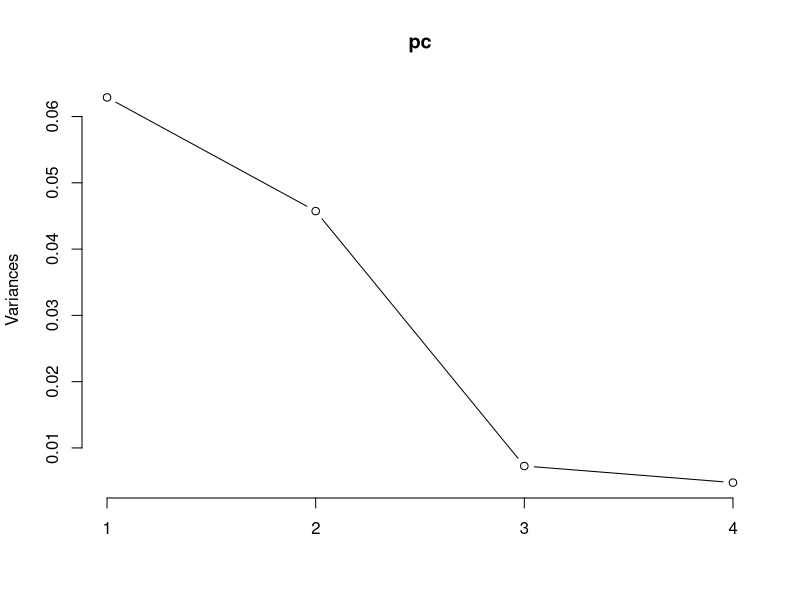

Generate this figure with R:
## ---- chunk 1
setwd("~/Desktop/Skypilot 2017/Skypilot Selection")
library(ggplot2)
library(plyr)
library(nlme)
library(car)
library(emmeans)
library(magrittr)
library(multcompView)

fruit <- read.csv("Skypilot 2017 (MASTER) Tab3 08-12-19.csv", header=T) # all data included (final)
fruit$OtherSeedcount[is.na(fruit$OtherSeedcount)] <- 0
fruit$Total.SeedsPerPlant <- fruit$No.TrmtSeeds+fruit$OtherSeedcount

cols <- c("Site", "Habitat", "Treatment", "Plant.Number", "Morph", "No.Pollinated.Total", "Total.RepUnits", "Prct.Pollinated",
          "Avg.SepL",	"Avg.TubeL",	"Avg.LobeL",	"Avg.LobW",	"Avg.CorollaFlare", "No.SeedsPerFruit", "Fruit.Maturity.Rank", 
          "Total.SeedsPerFruit", "Total.SeedsPerPlant")
fruit.sm <- subset(fruit, select=cols) # remove raw data columns

fruit.sm <- subset(fruit.sm, Avg.CorollaFlare>0) # remove those without flower measurements
fruit.sm$Prct.Pollinated <- as.numeric(as.character(fruit.sm$Prct.Pollinated)) # change Prct.Pollinated to numeric (it was a factor)
fruit.sm <- subset(fruit.sm, !(Treatment=="Supplementation" & Prct.Pollinated < 0.75)) # remove those supplement flowers with <75% fruits pollinated
fruit.sm <- subset(fruit.sm, Fruit.Maturity.Rank < 2.5) # remove fruit maturity 2.5 (includes all exlusion as well) 
fruit.sm$CorollaL <- fruit.sm$Avg.TubeL + fruit.sm$Avg.LobeL
max(fruit.sm$Total.SeedsPerPlant)
fruit.sm$RelativeFitness <- fruit.sm$Total.SeedsPerPlant/138


fruit.sw <- subset(fruit.sm, Morph=="Sweet") # subst to sweet morph only
fruit.sw.np <- subset(fruit.sw, Site %in% c("Niwot Ridge", "Penn Mountain"))
fruit.sw.nat <- subset(fruit.sw, Treatment=="Natural")
fruit.sw.sup <- subset(fruit.sw, Treatment=="Supplementation")
fruit.nat <- subset(fruit.sm, Treatment=="Natural") # subset to natural treatment only
fruit.sup <- subset(fruit.sm, Treatment=="Supplementation") # subset to supplement treatment only
fruit.np <- subset(fruit.sm, Site %in% c("Niwot Ridge", "Penn Mountain"))

flwr <- subset(fruit, Avg.CorollaFlare>0) # remove those without flower measurements
flwr.nat <- subset(flwr, Treatment=="Natural") # subset to natural treatment only
## ---- chunk 2
fit<-lme(sqrt(Total.SeedsPerPlant)~Avg.CorollaFlare*Morph, random=~1|Site/Habitat, data=fruit.nat, method="ML", na.action=na.omit)  
anova.lme(fit, type="marginal")
summary(fit)

fit<-lme(sqrt(Total.SeedsPerPlant)~Avg.TubeL*Morph, random=~1|Site/Habitat, data=fruit.nat, method="ML", na.action=na.omit)  
anova.lme(fit)
summary(fit)
## ---- chunk 3
measures <- c("Avg.CorollaFlare", "Avg.TubeL", "Avg.LobeL", "Avg.LobW")
flwr.size<-as.matrix(subset(fruit.nat, select=measures))
pc<-prcomp(flwr.size,center=TRUE)
print(pc)
plot(pc, type="l")
summary(pc)
pc.extracted <- as.data.frame(predict(pc, newdata=fruit.nat))
##### Almost all loadings for PC2 are negative, but Avg. TubeL has a very high positive
fruit.nat$PC1.all <- pc.extracted$PC1 
fruit.nat$PC2.all <- pc.extracted$PC2

## ---- chunk 4
fit<-lme(sqrt(Total.SeedsPerPlant)~PC1.all*Morph, random=~1|Site/Habitat, data=fruit.nat, method="ML", na.action=na.omit)  
anova.lme(fit)
summary(fit)

fit<-lme(sqrt(Total.SeedsPerPlant)~PC2.all*Morph, random=~1|Site/Habitat, data=fruit.nat, method="ML", na.action=na.omit)  
anova.lme(fit)
summary(fit)
